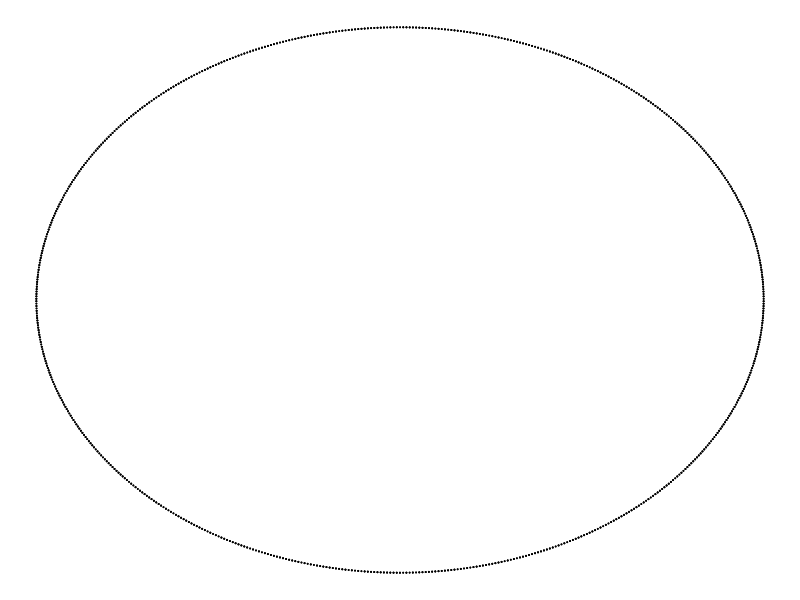
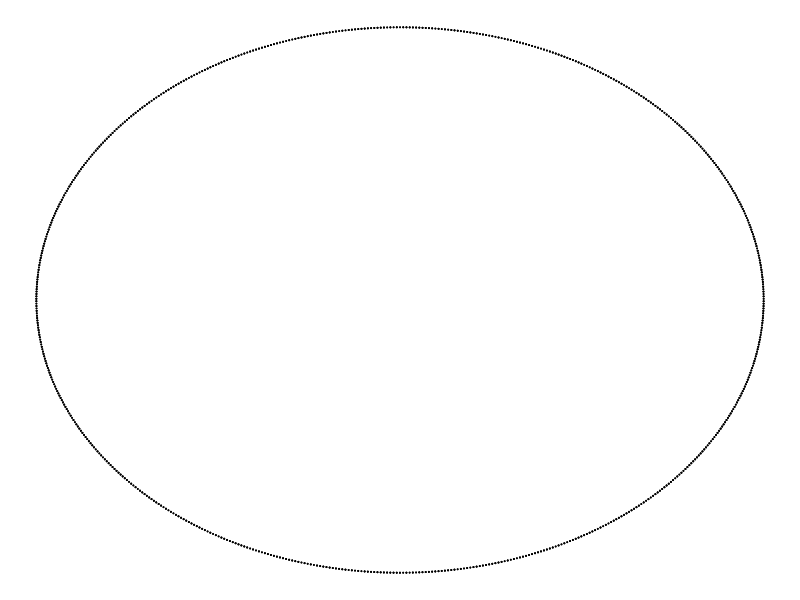

These figures' R source, in order:
install.packages("ggplot2")
library(ggplot2)

circle = function(t){
  x = sin(t)
  y = cos(t)
  return(c(x,y))
}

d = list()
d$x = c()
d$y = c()
for(t in c(1:2000)){
  p_circle = circle(t)
  d$x=c(d$x,p_circle[1])
  d$y=c(d$y, p_circle[2])
}
d= as.data.frame(d)

blank = theme_void() + theme(legend.position="none")
ggplot(data = d)+
  geom_point(aes(x=x, y=y), size = 0.0001)+
  blank

ggsave("temp.png", width = 30, height = 30, units = "cm")

